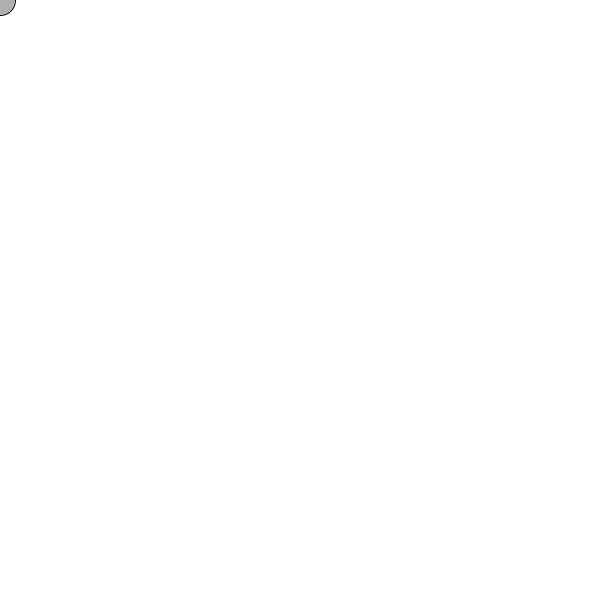
Frame 1 (no input)
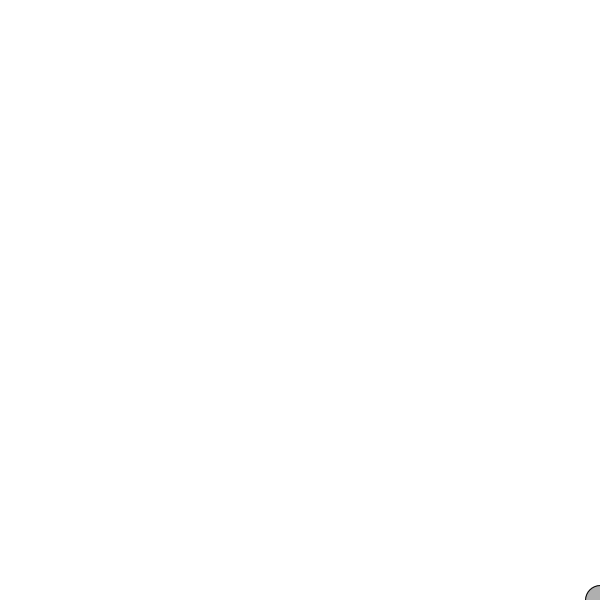
Frame 60 (the mouse pressed at the canvas centre just before this capture)
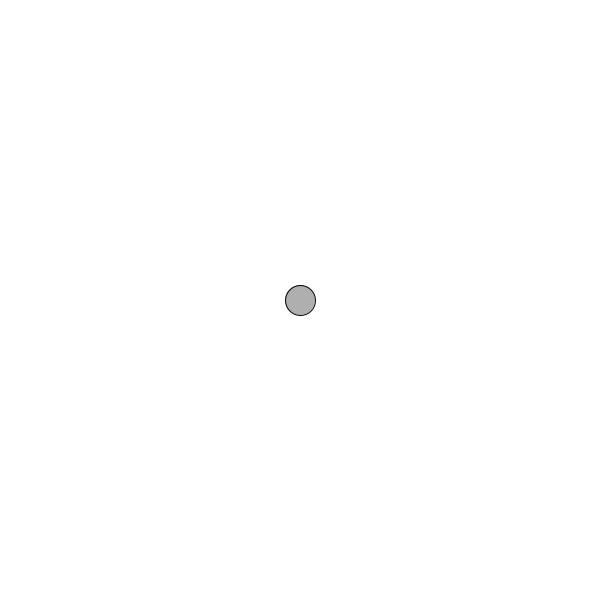
Frame 120 (the mouse held since frame 60 and released just before this capture)

The Processing sketch that drew these frames (run headless with seeded random() and noise(); from frame 60 on, the mouse is pressed at the canvas centre):

// Processing sketch: question2
// ── question2.pde
Object myObject; 

void setup(){
  size(600, 600); 
  
  myObject = new Object(); 
}

void draw(){
  background(255); 
  myObject.move(); 
  myObject.checkBoundaries(); 
  myObject.display(); 
}


class Object{
  PVector pos, vel, accel; 
  
  Object(){
    pos = new PVector(width/2, height/2); 
    vel = new PVector(0, 0); 
    
  }
  
  void move(){
    PVector mouse = new PVector(mouseX,mouseY);
    accel = PVector.sub(mouse,pos);
    
    //normalize your accel vector here
    mouse.normalize();
    vel.limit(4); 
    

    
    //basic movement vector addition here...
    vel.add(accel);
    pos.add(vel);
    //translate(mouseX - 50, mouseY - 50); //changes origin point of entire sketch
    //line(0,0,mouse.x,mouse.y); 
    
  }
  
  void display() {
    stroke(0);
    fill(175);
    ellipse(pos.x,pos.y,30,30);
  }
  
  void checkBoundaries(){
    //add logic here so when the ellipse gets to the edge of the 
    //it is positioned on the opposite side
if (pos.x > width) {
      pos.x = 0;
    } else if (pos.x < 0) {
      pos.x = width;
    }
    
    if (pos.y > height) {
     pos.y = 0;
    } else if (pos.y < 0) {
     pos.y = height;
    }

  }
}
